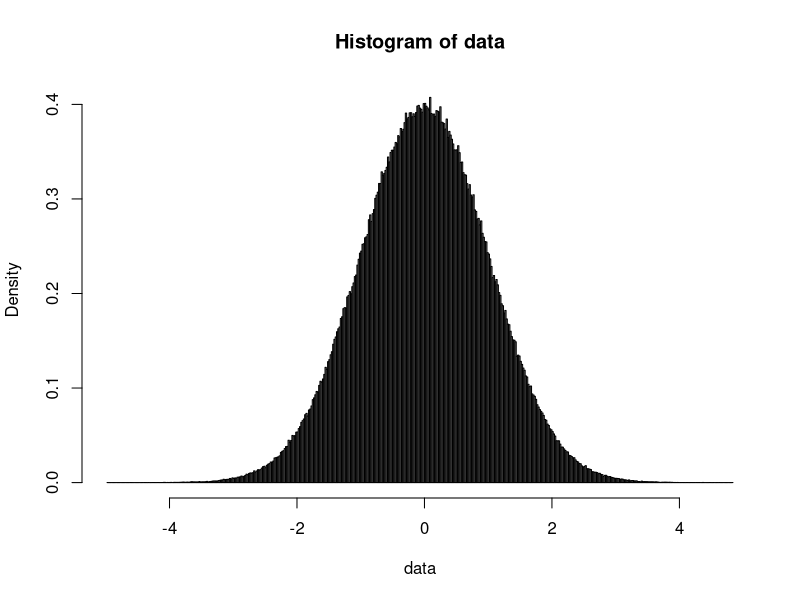

Recreate this plot in R.

#In R, the function rnorm() allows us to generate observations
#from the Normal distribution
#We can use the following command to get info on how to use that function:
?rnorm


#Number of observations to generate:
N <- 1000000

#Parameters of the distribution:
mean_value <- 0
variance <- 1

#In rnorm() we need to use the standard deviation (sd), which is the square root
#of the variance
st_dev <- sqrt(variance)

#Now we can generate the data:
data <- rnorm(N, mean = mean_value, sd = st_dev)

#We plot a histogram of the data:
hist(data, breaks = 500, freq = FALSE)

#Mean value estimated from the data:
estimated_mean <- mean(data)

#Then, repeat the above by increasing N and observing how the histogram gets
#more and more similar to the probability density function of the Normal
#distribution and the estimated mean value get closer and closer 
#to the theoretical mean value of the Normal distribution





